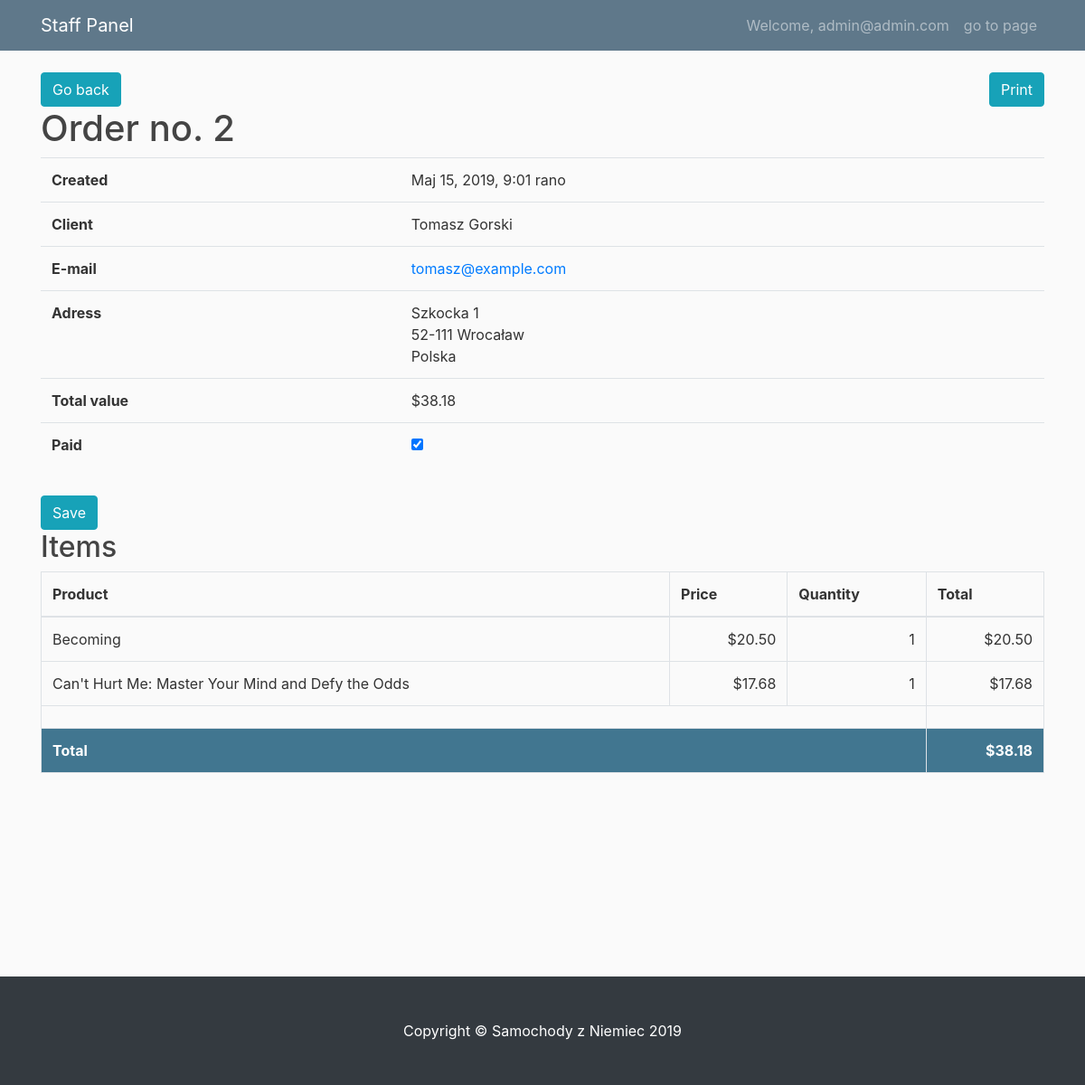
Page /staff/order_detail/2 (signed in) on the committed database.
### account/models.py (models this page shows, shortened)
class User(AbstractBaseUser):
    email = models.EmailField(max_length=255, unique=True)
    is_active = models.BooleanField(default=True)  # can login
    is_staff = models.BooleanField(default=False)  # staff user non superuser
    is_admin = models.BooleanField(default=False)  # superuser
    created = models.DateTimeField(auto_now_add=True)
    updated = models.DateTimeField(auto_now=True)
    USERNAME_FIELD = "email"  # username
    REQUIRED_FIELDS = []
    objects = UserManager()
    def __str__(self):
        return self.email

class Address(models.Model):
    user = models.ForeignKey(
        User, on_delete=models.SET_NULL, related_name="addresses", null=True
    )
    uuid = models.UUIDField(default=uuid.uuid4, editable=False, null=True)
    name = models.CharField(max_length=100)
    phone = models.CharField(max_length=100, null=True)
    street = models.CharField(max_length=100, null=True)
    city = models.CharField(max_length=100, null=True)
    province = models.CharField(max_length=100, null=True, blank=True)
    postal_code = models.CharField(max_length=100, null=True)
    country = models.CharField(max_length=100, null=True)

### orders/models.py (models this page shows, shortened)
class Order(models.Model):
    address = models.ForeignKey(Address, on_delete=models.DO_NOTHING)
    user = models.ForeignKey(User, on_delete=models.DO_NOTHING)
    created = models.DateTimeField(auto_now_add=True)
    updated = models.DateTimeField(auto_now=True)
    paid = models.BooleanField(default=False)
    class Meta:
        ordering = ("created",)
    def get_total_cost(self):
        return sum(item.get_cost() for item in self.items.all())

class OrderItem(models.Model):
    order = models.ForeignKey(Order, related_name="items", on_delete=models.CASCADE)
    product = models.ForeignKey(
        Product, related_name="order_items", on_delete=models.CASCADE
    )
    price = models.DecimalField(max_digits=10, decimal_places=2)
    quantity = models.PositiveIntegerField(default=1)
    def get_cost(self):
        return self.price * self.quantity

### shop/models.py (models this page shows, shortened)
class Product(models.Model):
    name = models.CharField(max_length=100, db_index=True)
    slug = models.SlugField(max_length=150, db_index=True)
    description = models.TextField()
    original_price = models.DecimalField(max_digits=10, decimal_places=2)
    stock = models.PositiveIntegerField()
    available = models.BooleanField(default=True)
    created = models.DateTimeField(auto_now_add=True)
    updated = models.DateTimeField(auto_now=True)
    category = models.ForeignKey(
        Category, on_delete=models.SET_NULL, null=True, blank=True
    )
    total_rating = models.DecimalField(max_digits=3, decimal_places=2, default=0)
    count_rating = models.PositiveIntegerField(default=0)
    likes = models.IntegerField(default=0)
    class Meta:
        ordering = ("name",)

### staff/decorators.py (the view)
    def wrap(request, *args, **kwargs):
        if request.user.is_authenticated and request.user.is_staff:
            return func(request, *args, **kwargs)
        elif request.user.is_authenticated:
            return redirect("shop:index")
        else:
            return redirect("account:login")

### staff/forms.py
class OrderPayForm(forms.ModelForm):
    class Meta:
        model = Order
        fields = ["paid"]
        labels = {"paid": ""}

### cart/context_processors.py (called while the page is built)
def cart(request):
    return {'cart': Cart(request)}

### staff/views.py (called while the page is built)
    def get(self, request, *args, **kwargs):
        view = OrderDetail.as_view()
        return view(request, *args, **kwargs)

    def get_queryset(self):
        queryset = super().get_queryset()
        return queryset.prefetch_related("items")

    def get_context_data(self, *args, **kwargs):
        context = super().get_context_data(*args, **kwargs)
        context["form"] = OrderPayForm(instance=self.object)
        return context

### staff/templates/staff/order_detail.html (shortened to what this page needs)
{% extends 'staff/base.html' %}
{% load static %}
{% block extrastyle %}
<link href="{% static 'css/order.css' %}" rel="stylesheet">
{% endblock %}
{% block content %}
<div class="row">
    <div class="col">
        <a href="{%url 'staff:order_list'%}" class="btn btn-info"">Go back</a>
    </div>
    <div class=" col text-right">
            <a class="btn btn-info" href="#" onclick="window.print();">Print</a>
    </div>
</div>
<h1>Order no. {{ order.id }}</h1>
<table class="table">
    <tr>
        <th>Created</th>
        <td>{{ order.created }}</td>
    </tr>
    <tr>
        <th>Client</th>
        <td>{{ order.address.name }}</td>
    </tr>
    <tr>
        <th>E-mail</th>
        <td><a href="mailto:{{ order.email }}">{{ order.user }}</a></td>
    </tr>
    <tr>
        <th>Adress</th>
        <td>{{ order.address.street }} <br>
            {{ order.address.postal_code }} {{ order.address.city }} <br>
            {{ order.address.country }} <br> </td>
    </tr>
    <tr>
        <th>Total value</th>
        <td>${{ order.get_total_cost }} </td>
    </tr>
    <tr>
        <th>Paid</th>
        <td>
            <form id='pay' method="POST">
                {{form.as_p}}
            </form>
        </td>
    </tr>
</table>
<input value="Save" type="submit" form="pay" class="btn btn-info" />
<table class="table table-bordered">
    <h2>Items</h2>
    <thead>
        <tr>
            <th scope="col">Product</th>
            <th scope="col">Price</th>
            <th scope="col">Quantity</th>
            <th scope="col">Total</th>
        </tr>
    </thead>
    <tbody>
        {% for item in order.items.all %}
        <tr>
            <td>{{ item.product.name }}</td>
            <td class="num">${{ item.price }}</td>
            <td class="num">{{ item.quantity }}</td>
            <td class="num">${{ item.get_cost }}</td>
        </tr>
        {% endfor %}
        <tr>
            <td colspan="3"></td>
        </tr>
        <tr class="total">
            <td colspan="3">Total</td>
            <td class="num">${{ order.get_total_cost }}</td>
        </tr>
    </tbody>
</table>
{% endblock %}

### staff/templates/staff/base.html (shortened to what this page needs)
{% load static %}
<!DOCTYPE html>
<html lang="en">
<head>
    <link rel="stylesheet" href="https://maxcdn.bootstrapcdn.com/bootstrap/4.0.0/css/bootstrap.min.css"
>
    {% block extrastyle %}
    {% endblock %}
    <link href="{% static 'css/staff.css' %}" rel="stylesheet">
</head>
<body>
    <nav class="navbar navbar-expand-md navbar-dark bg-steel fixed-top">
        <div class="container">
            <a class="navbar-brand mr-4" href="{% url 'staff:panel' %}">Staff Panel</a>
            <div class="collapse navbar-collapse" id="navbarToggle">
                <div class="navbar-nav">
                    <a class="nav-item nav-link" href="{% url 'account:profile'%}">
                        Welcome, {{ user.email }}
                    </a>
                    <a class="nav-item nav-link" href="{% url 'shop:index'%}"> go to page </a>
                </div>
            </div>
        </div>
    </nav>
    <div class="container" style="min-height: 1000px;">
        {% block content%}
        {% endblock%}
    </div>
    <footer class="py-5 bg-dark">
        <div class="container">
            <p class="m-0 text-center text-white">Copyright &copy; Samochody z Niemiec 2019</p>
        </div>
    </footer>
</body>
</html>

### account/static/css/order.css (style rules this page uses)
table { width:100%; }
.num { text-align:right; }
.total { background:#417690; color:#fff; font-weight:bold; }

### staff/static/css/staff.css (style rules this page uses)
body { background: #fafafa; color: #333333; margin-top: 5rem; }
h1, h2, h3, h4, h5, h6 { color: #444444; }
.bg-steel { background-color: #5f788a; }

### rows in the picture
User: email "admin@admin.com"
Order: id "2", created "Maj 15, 2019, 9:01 rano", address.name "Tomasz Gorski", user "tomasz@example.com", address.street "Szkocka 1", address.postal_code "52-111", address.city "Wrocaław", address.country "Polska", get_total_cost "38.18"
OrderItem: product.name "Becoming", price "20.50", quantity "1", get_cost "20.50"
OrderItem: product.name "Can't Hurt Me: Master Your Mind and Defy the Odds", price "17.68", quantity "1", get_cost "17.68"
